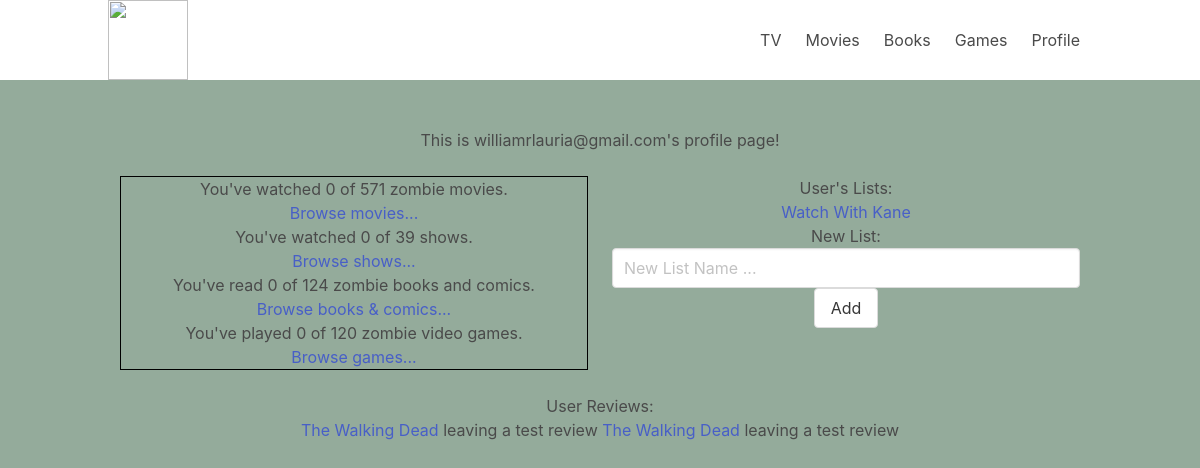
The app's page /profile (signed in) with its own data.
### models.py (models this page shows)
class Reviewer(db.Model):
    id = db.Column(db.Integer, primary_key = True)
    username = db.Column(db.String(100), index = True, unique=True)
    password_hash = db.Column(db.String(128))
    user_lists = db.relationship('List', backref="list", lazy='dynamic')
    book_count = db.Column(db.Integer, index=False, unique=False)
    movie_count = db.Column(db.Integer, index=False, unique=False)
    game_count = db.Column(db.Integer, index=False, unique=False)
    show_count = db.Column(db.Integer, index=False, unique=False)

class List(db.Model):
    id = db.Column(db.Integer, primary_key = True)
    title = db.Column(db.String(100), index=True, unique=True)
    reviewer_id = db.Column(db.Integer, db.ForeignKey('reviewer.id'))

class BookReview(db.Model):
    id = db.Column(db.Integer, primary_key = True)
    text = db.Column(db.String(1000), index=False, unique=False)
    book_id = db.Column(db.Integer, db.ForeignKey('book.id'))
    reviewer_id = db.Column(db.Integer, db.ForeignKey('reviewer.id'))
    consumed = db.Column(db.Boolean)

class Book(db.Model):
    id = db.Column(db.Integer, primary_key = True)
    title = db.Column(db.String(100), index = True, unique=True)
    description = db.Column(db.String(1000), index=False, unique=False)
    author = db.Column(db.String(100), index=True, unique=False)
    artist = db.Column(db.String(300))
    release = db.Column(db.Integer, index=False, unique=False)
    image = db.Column(db.Text(5000))

### app.py (the view)
@app.route('/profile')
def profile():
    current_user = get_current_user()
    if current_user is None:
        return redirect(url_for('login'))
    rec_reviews = BookReview.query.filter(BookReview.reviewer_id == current_user.id).all()
    for i, elem in enumerate(rec_reviews):
        rec_reviews[i].book = Book.query.get(elem.book_id)
    return render_template("profile.html", template_lists = get_current_lists(), cur_user=current_user, template_reviews=rec_reviews)

### app.py (called while the page is built)
def get_current_user():
    return current_user

def get_current_lists():
    current_user = get_current_user()
    if current_user is not None:
        return List.query.filter(List.reviewer_id == current_user.id).all()
    else:
        return []

### templates/profile.html
{% extends "navbar.html" %}
{% block content %}
<p> This is {{cur_user.username}}'s profile page!</p>
<br />
<div class="columns">
    <div class="column">
        <div style="border: 1px solid black">
        <p> You've watched {{cur_user.movie_count}} of 571 zombie movies.</p>
        <p><a href="/movies">Browse movies...</a></p>
        <p> You've watched {{cur_user.show_count}} of 39 shows.</p>
        <p><a href="/tv">Browse shows...</a></p>
        <p> You've read {{cur_user.book_count}} of 124 zombie books and comics.</p>
        <p><a href="/books">Browse books & comics...</a></p>
        <p> You've played {{cur_user.game_count}} of 120 zombie video games.</p>
        <p><a href="/books">Browse games...</a></p>
        </div>
    </div>
    <div class="column">
        <p>User's Lists:</p>
        <ul>
        {% for list in template_lists %}
            <li><a href="/lists/{{list.id}}">{{list.title | title}}</a></li>
        {% endfor %}
        </ul>
        <div>New List:
            <form method="POST" action="/newlist">
                <input class="input" type="text" name="listname" placeholder="New List Name ... ">
                <button class="button">Add</button>
            </form>
        </div>
    </div>
</div>
<p>User Reviews:</p>
{% for review in template_reviews %}
    <a href="books/{{review.book.id}}"> {{ review.book.title }} </a>
    {{ review.text }}
{% endfor %}
{% endblock %}

### static/css/style.css (style rules this page uses)
body { background-color: rgb(148, 171, 155); }

### records on screen
Reviewer: username "williamrlauria@gmail.com", movie_count "0", show_count "0", book_count "0", game_count "0"
List: title "Watch With Kane"
BookReview: book "The Walking Dead", text "leaving a test review"
BookReview: book "The Walking Dead", text "leaving a test review"
